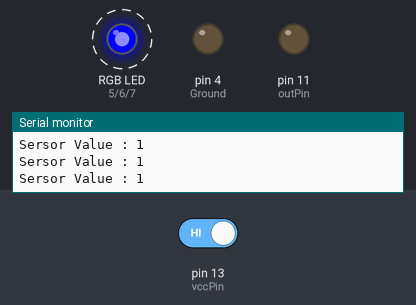
A sketch run on a simulated Arduino Uno, built with avr-gcc and run on an emulated ATmega328P. Shown: an RGB LED mixed from three pins (HIGH = lit), output pins drawn as LEDs (lit = HIGH), the last lines printed to the serial monitor. Dashed ring = blinking. The inputs (shaded band) are chosen by the test bench; at power-on: pin 13 (vccPin) HIGH.

Above: at 4.8 s.
4.9 s: pin 13 (vccPin) driven LOW
At 5.4 s:
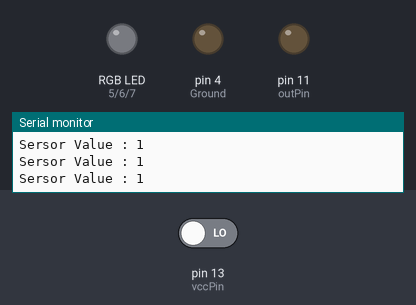
At 6.4 s:
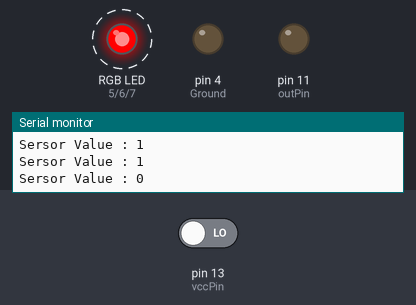
10.9 s: pin 13 (vccPin) driven HIGH
At 12.8 s:
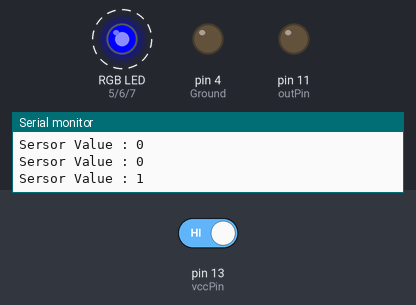
Timing chart, 0 to 22.9 s (numbered marks = the images above; inputs shaded):
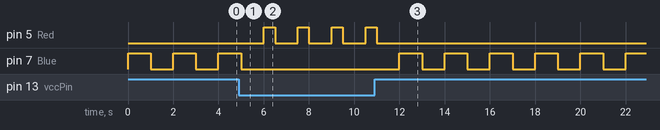

The sketch:

angle_RGB.ino
```cpp
int vccPin = 13;
int gndPin = 12;
int outPin = 11;

int Ground = 4;
int Red = 5;
int Green = 6;
int Blue = 7;

int Value = 0;

void setup() {
  Serial.begin(9600);

  pinMode(vccPin, INPUT);
  pinMode(gndPin, OUTPUT);
  pinMode(outPin, OUTPUT);

  pinMode(Ground, OUTPUT);
  pinMode(Red, OUTPUT);
  pinMode(Green, OUTPUT);
  pinMode(Blue, OUTPUT);

  digitalWrite(Ground, LOW);

}

void loop() {
  Value = digitalRead(vccPin); // 센서값 읽음
  Serial.print("Sersor Value : ");
  Serial.println(Value, DEC);

  if(Value == 0){
    digitalWrite(Red, HIGH); // R
    delay(500);
    digitalWrite(Red, LOW);
  }
  else{
    digitalWrite(Blue, HIGH); // B
    delay(1000);
    digitalWrite(Blue, LOW);
  }
  delay(1000);
}
```

Measured:
- after the input at 4.9 s, pin 5 (Red): alternates HIGH for 0.50 s and LOW for 1.0 s, starting after 1.1 s; pin 7 (Blue): goes on until 5.0 s, then stays LOW
- after the input at 10.9 s, pin 5 (Red): goes on until 11.0 s, then stays LOW; pin 7 (Blue): alternates HIGH for 1.0 s and LOW for 1.0 s, starting after 1.1 s
- by itself, pin 7 (Blue): alternates HIGH for 1.0 s and LOW for 1.0 s
